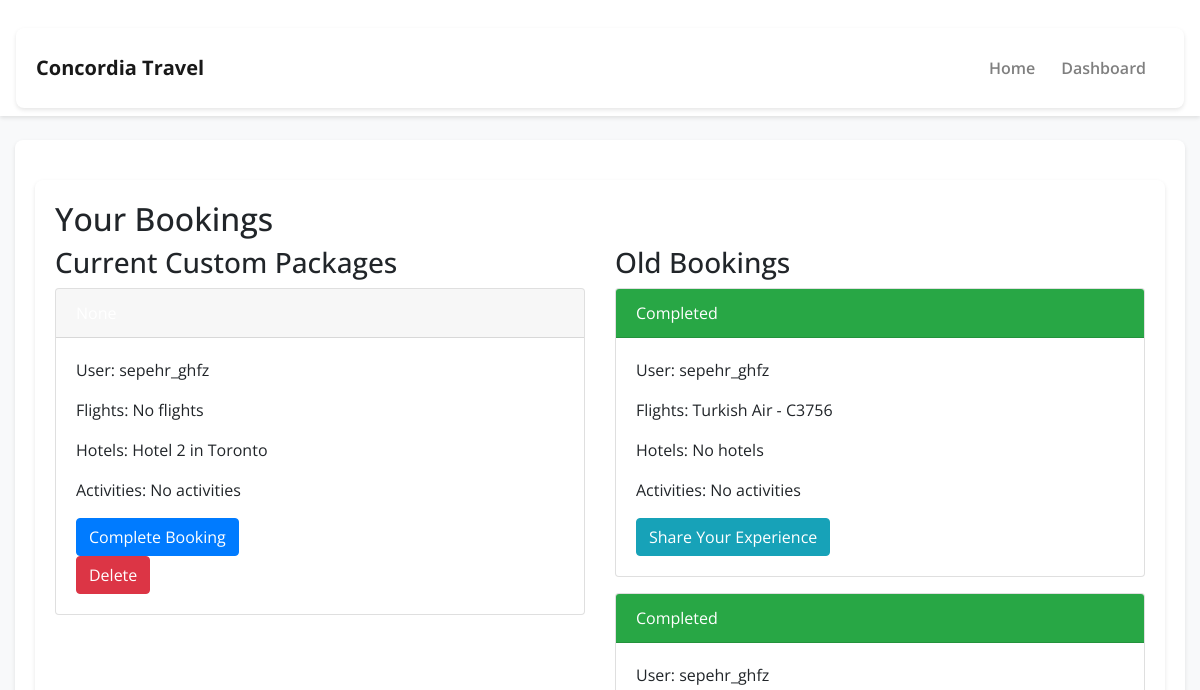
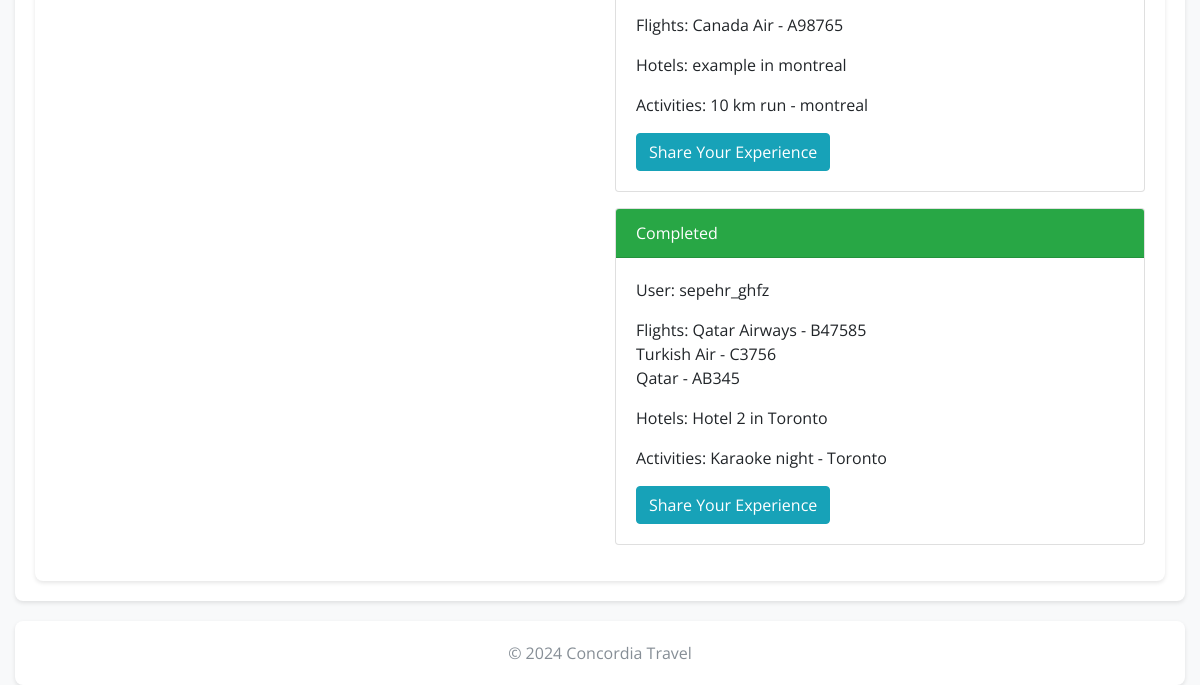
The page /booking/view_bookings/ (signed in) on the database as committed earlier (2 pictures, top to bottom).
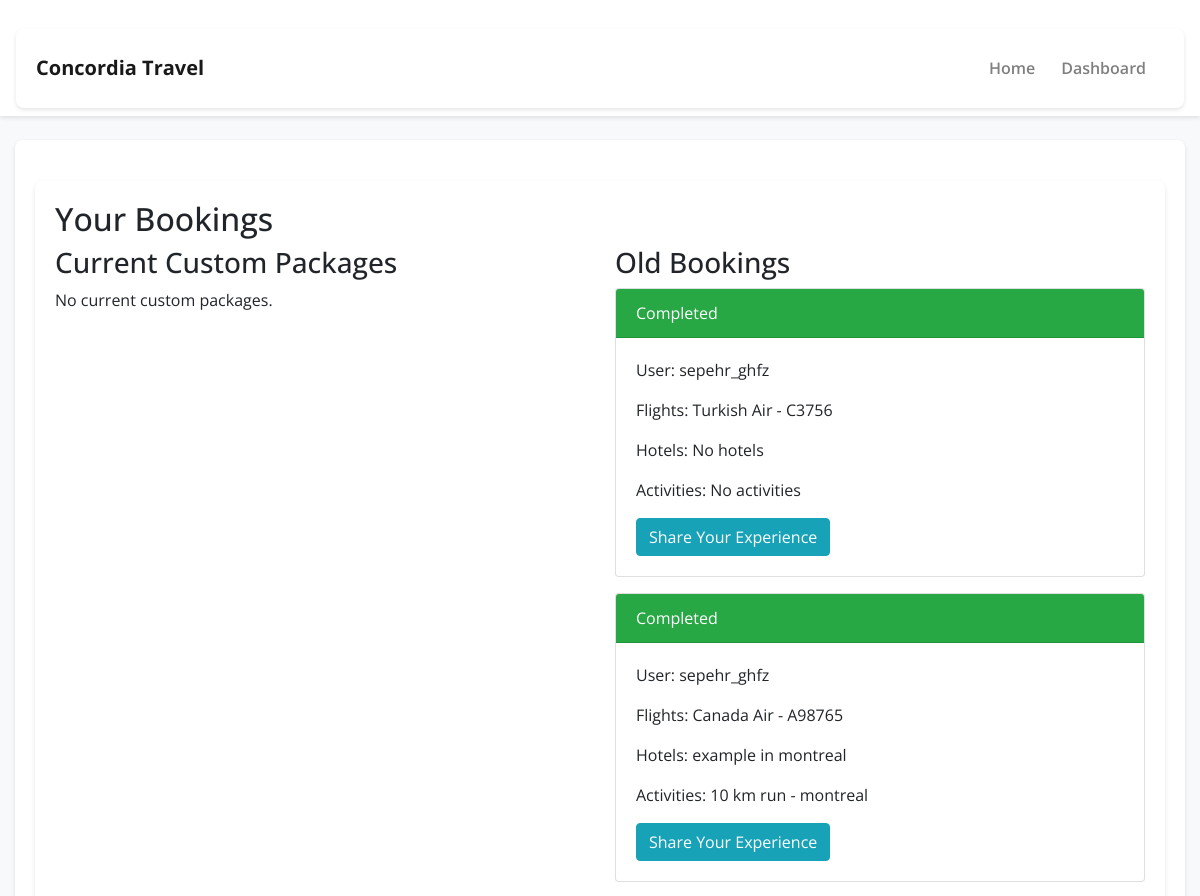
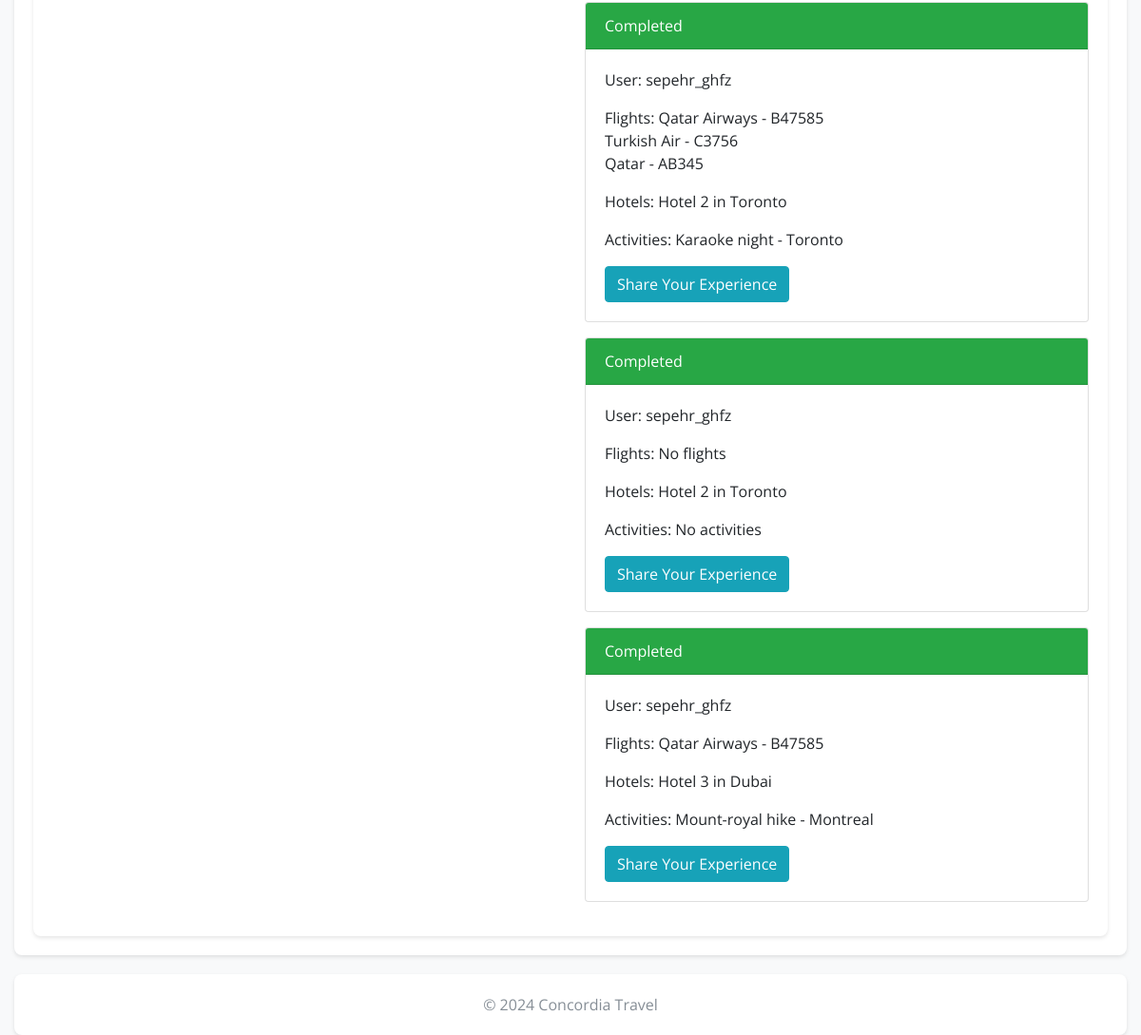
The same page on the database as committed later (2 pictures, top to bottom).
### booking/models.py (models this page shows, shortened)
class Booking(models.Model):
    STATUS_CHOICES = [
        ('none', 'None'),
        ('reserved', 'Reserved'),
        ('paid', 'Paid'),
    ]
    user = models.ForeignKey(User, on_delete=models.CASCADE)
    custom_package = models.ForeignKey(CustomPackage, on_delete=models.CASCADE)
    status = models.CharField(max_length=10, choices=STATUS_CHOICES, default='none')
    reserved_until = models.DateTimeField(null=True, blank=True)  # Add this field to track reservation expiration
    tracking_id = models.CharField(max_length=64, editable=False, null=True)
    def __str__(self):
        return f"{self.user.username}'s booking for package {self.custom_package.id} - Status: {self.get_status_display()}"

### packages/models.py (models this page shows, shortened)
class Hotel(models.Model):
    name = models.CharField(max_length=100)
    city = models.TextField(max_length=100)
    phone_number = models.CharField(max_length=15)
    price = models.DecimalField(max_digits=10, decimal_places=2)
    description = models.TextField(blank=True, null=True)  # Allows for an optional description

class Flight(models.Model):
    flight_number = models.CharField(max_length=10)
    airline = models.CharField(max_length=100)
    departure_city = models.CharField(max_length=100)
    arrival_city = models.CharField(max_length=100)
    departure_time = models.DateTimeField()
    duration = models.DurationField()
    price = models.DecimalField(max_digits=10, decimal_places=2)
    description = models.TextField(blank=True, null=True)  # Allows for an optional description

class Activity(models.Model):
    name = models.CharField(max_length=100)
    location = models.CharField(max_length=100)
    type = models.CharField(max_length=50)  # E.g., sightseeing, hiking, etc.
    start_time = models.DateTimeField()
    duration = models.DurationField()
    price = models.DecimalField(max_digits=10, decimal_places=2)
    description = models.TextField(blank=True, null=True)  # Allows for an optional description

### booking/views.py (the view)
# urls.py: path('view_bookings/', views.view_bookings, name='view_bookings'),
@login_required
def view_bookings(request):
    current_bookings = Booking.objects.filter(
        user=request.user,
        status__in=['none', 'reserved']
    ).exclude(
        reserved_until__lt=timezone.now()
    )
    old_bookings = Booking.objects.filter(user=request.user, status='paid')
    context = {
        'current_bookings': current_bookings,
        'old_bookings': old_bookings,
    }
    print(context)
    return render(request, 'booking/view_bookings.html', context)

### booking/templates/booking/view_bookings.html (shortened to what this page needs)
{% extends 'booking/base.html' %}
{% load tz %}
{% block content %}
<div class="container">
    <h2>Your Bookings</h2>
    <div class="row">
        <div class="col-md-6">
            <h3>Current Custom Packages</h3>
            {% for booking in current_bookings %}
                <div class="card mb-3">
                    <div class="card-header {% if booking.status == 'reserved' %}bg-warning{% endif %} text-white">
                    </div>
                    <div class="card-body">
                        <p>User: {{ booking.user.username }}</p>
                        <p>Flights:
                            {% for flight in booking.custom_package.flights.all %}
                                {{ flight.airline }} - {{ flight.flight_number }}<br>
                            {% empty %}
                                No flights
                            {% endfor %}
                        </p>
                        <p>Hotels:
                            {% for hotel in booking.custom_package.hotels.all %}
                                {{ hotel.name }} in {{ hotel.city }}<br>
                            {% empty %}
                                No hotels
                            {% endfor %}
                        </p>
                        <p>Activities:
                            {% for activity in booking.custom_package.activities.all %}
                                {{ activity.name }} - {{ activity.location }}<br>
                            {% empty %}
                                No activities
                            {% endfor %}
                        </p>
                        {% if booking.status == 'reserved' %}
                            <a href="{% url 'checkout' booking.id %}" class="btn btn-success">Pay Now</a>
                        {% elif booking.status == 'none' %}
                            <form method="post" action="{% url 'complete_booking' booking.custom_package.id %}">
                                <input type="submit" value="Complete Booking" class="btn btn-primary">
                            </form>
                            <form method="post" action="{% url 'delete_booking' booking.id %}">
                                <button type="submit" class="btn btn-danger" onclick="return confirm('Are you sure you want to delete this booking?');">Delete</button>
                            </form>
                        {% endif %}
                    </div>
                </div>
            {% empty %}
                <p>No current custom packages.</p>
            {% endfor %}
        </div>
        <div class="col-md-6">
            <h3>Old Bookings</h3>
            {% for booking in old_bookings %}
                <div class="card mb-3">
                    <div class="card-header bg-success text-white">Completed</div>
                    <div class="card-body">
                        <p>User: {{ booking.user.username }}</p>
                        <p>Flights:
                            {% for flight in booking.custom_package.flights.all %}
                                {{ flight.airline }} - {{ flight.flight_number }}<br>
                            {% empty %}
                                No flights
                            {% endfor %}
                        </p>
                        <p>Hotels:
                            {% for hotel in booking.custom_package.hotels.all %}
                                {{ hotel.name }} in {{ hotel.city }}<br>
                            {% empty %}
                                No hotels
                            {% endfor %}
                        </p>
                        <p>Activities:
                            {% for activity in booking.custom_package.activities.all %}
                                {{ activity.name }} - {{ activity.location }}<br>
                            {% empty %}
                                No activities
                            {% endfor %}
                        </p>
                        <a href="{% url 'share_your_experience' %}" class="btn btn-info">Share Your Experience</a>
                    </div>
                </div>
            {% empty %}
                <p>No old bookings.</p>
            {% endfor %}
        </div>
    </div>
</div>
{% endblock %}

### booking/templates/booking/base.html (shortened to what this page needs)
{% load static %}
<!DOCTYPE html>
<html lang="en">
<head>
    <link rel="stylesheet" href="{% static 'styles/bootstrap4/bootstrap.min.css' %}">
</head>
<body>
<nav class="navbar navbar-expand-lg navbar-light">
    <div class="container">
        <a class="navbar-brand" href="/">Concordia Travel</a>
        <div class="collapse navbar-collapse" id="navbarNav">
            <ul class="navbar-nav ml-auto">
                <li class="nav-item">
                    <a class="nav-link" href="/">Home</a>
                </li>
                {% if user.is_authenticated %}
                    <li class="nav-item">
                        <a class="nav-link" href="/accounts/dashboard/">Dashboard</a>
                    </li>
                {% else %}
                    <li class="nav-item">
                        <a class="nav-link" href="/accounts/login/">Login</a>
                    </li>
                {% endif %}
            </ul>
        </div>
    </div>
</nav>
<div class="container mt-4">
    {% block content %}{% endblock %}
</div>
<footer class="footer text-center">
    <div class="container">
        <span class="text-muted">© 2024 Concordia Travel</span>
    </div>
</footer>
</body>
</html>

### booking/templates/booking/base.html (style rules this page uses)
body { font-family: 'Open Sans', sans-serif; background-color: #f8f9fa; }
.navbar { background-color: #fff; box-shadow: 0 2px 4px rgba(0, 0, 0, 0.1); }
.navbar-brand { font-weight: 700; }
.navbar-nav .nav-item { margin-right: 10px; }
.navbar-nav .nav-link { font-weight: 600; color: #343a40; }
.container { background-color: #fff; box-shadow: 0 2px 4px rgba(0, 0, 0, 0.1); border-radius: 8px; padding: 20px; margin-top: 20px; }

Rows that differ between the two databases and show on the page:
changed Booking (number 4 of 5 on the later page): gains Hotel (name "Hotel 2", city "Toronto"); loses Hotel (name "Hotel 2", city "Toronto"); moves from the list under "Current Custom Packages" to the list under "Old Bookings"
added Booking: user.username "sepehr_ghfz", Flight (airline "Qatar Airways", flight_number "B47585"), shown under "Old Bookings"
now on this page (row unchanged): Hotel: name "Hotel 3", city "Dubai", shown under "sepehr_ghfz"
now on this page (row unchanged): Activity: name "Mount-royal hike", location "Montreal", shown under "sepehr_ghfz"
Other text that changed with them:
text now shown: "No current custom packages."
